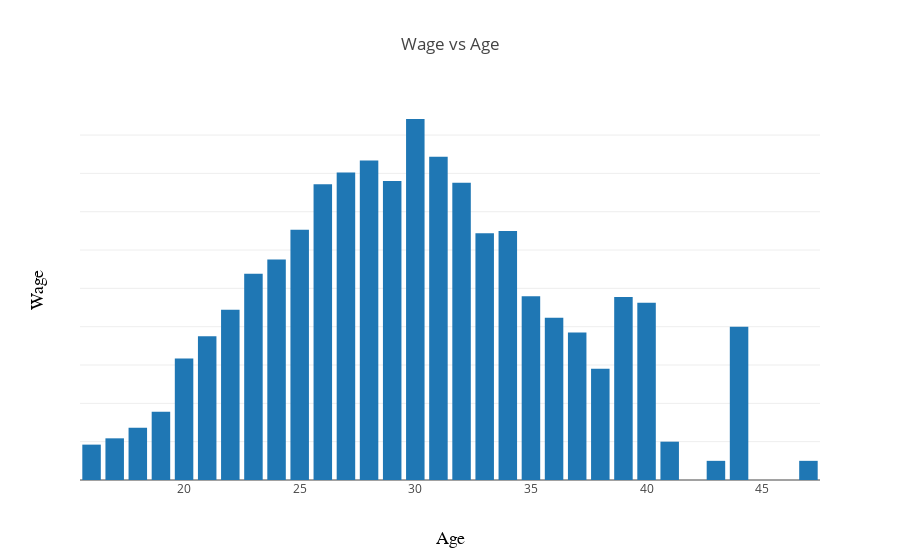

Source (notebook cell):
### Markdown cell above
### How player's wage depends on age?

### Code cell
import plotly
import plotly.graph_objs as go
import plotly.offline as offline
plotly.offline.init_notebook_mode(connected=True)
wages = fifa_df.groupby('Age').agg({'Wage':'mean'})['Wage']

layout = go.Layout(
        title='Wage vs Age',
    xaxis=dict(
        title='Age',
        titlefont=dict(
        family='Arial',
        size=18,
        color='#000')
    ),
    yaxis=dict(
        showgrid=True,
        ticks='',
        showticklabels=False,
        title='Wage',
        titlefont=dict(
        family='Arial',
        size=18,
        color='#000')
    )
)

plotly.offline.iplot({
    "data": [go.Bar(x=wages.index, y=wages)],
    "layout": go.Layout(layout)
})

### Figure 1 — Plotly figure (JSON) as saved in the notebook; plotly's stock layout.template omitted (floating-point values rounded to 4 significant figures)
{"data": [{"type": "bar", "uid": "b3f59e20-fa19-4e53-9b69-23f526a67d15", "x": [16, 17, 18, 19, 20, 21, 22, 23, 24, 25, 26, 27, 28, 29, 30, 31, 32, 33, 34, 35, 36, 37, 38, 39, 40, 41, 43, 44, 47], "y": [1846.0, 2174.0, 2729.0, 3568.0, 6339.0, 7503.0, 8878.0, 10760.0, 11510.0, 13070.0, 15440.0, 16050.0, 16670.0, 15600.0, 18840.0, 16870.0, 15520.0, 12870.0, 13000, 9592.0, 8463.0, 7696.0, 5806.0, 9550, 9250, 2000, 1000, 8000, 1000]}], "layout": {"title": {"text": "Wage vs Age"}, "xaxis": {"title": {"font": {"color": "#000", "family": "Arial", "size": 18}, "text": "Age"}}, "yaxis": {"showgrid": true, "showticklabels": false, "ticks": "", "title": {"font": {"color": "#000", "family": "Arial", "size": 18}, "text": "Wage"}}}}
